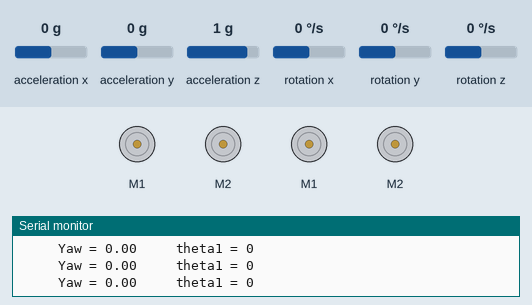
Bench run of a sketch on a simulated Arduino Uno, built with avr-gcc and run on an emulated ATmega328P. Parts: 4 × DC motor (green arrow = forward, orange = backward, longer = faster), the last lines printed to the serial monitor. Inputs (shaded band) come from the test bench; at power-on: rotation z 0 °/s, acceleration x 0 g, acceleration y 0 g, acceleration z 1 g, rotation x 0 °/s, rotation y 0 °/s.

Above: at 1.2 s.
1.3 s: rotation z set to -100 °/s
At 2.9 s:
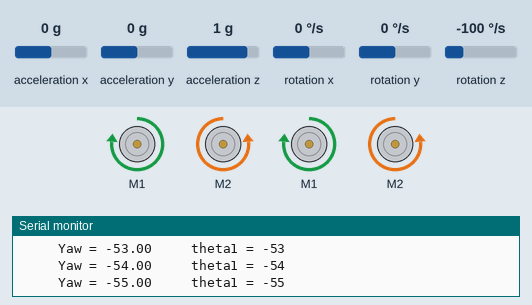
3.5 s: rotation z set to 100 °/s
At 4.87 s:
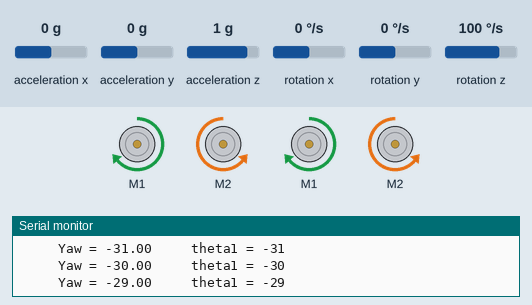
6.5 s: rotation z set to -16 °/s
At 7.3 s:
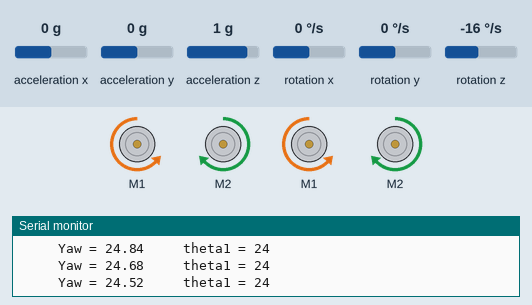
9.5 s: rotation z set to -192 °/s
11.4 s: rotation z set to 100 °/s
At 14.27 s:
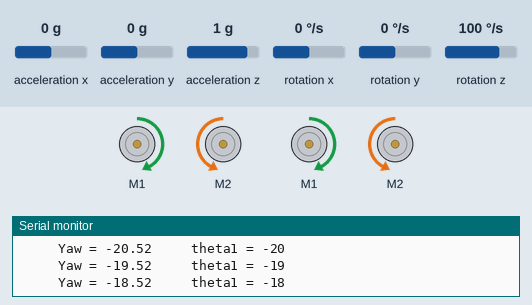
14.4 s: rotation z set to 8 °/s
Timing chart, 0 to 22.3 s (numbered marks = the images above; inputs shaded):
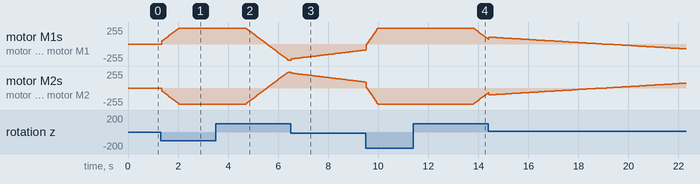

Measured:
- after the input at 1.3 s, motor M1, motor M1: moves from stopped to forward 240/255 over 0.68 s, starting after 0.05 s; motor M2, motor M2: moves from stopped to backward 240/255 over 0.68 s, starting after 0.05 s
- after the input at 3.5 s, motor M1, motor M1: moves from forward 240/255 to backward 240/255 over 1.7 s, starting after 1.2 s; motor M2, motor M2: moves from backward 240/255 to forward 240/255 over 1.7 s, starting after 1.2 s
- after the input at 6.5 s, motor M1, motor M1: moves from backward 240/255 to backward 88/255 over 3.0 s, starting at once; motor M2, motor M2: moves from forward 240/255 to forward 88/255 over 3.0 s, starting at once
- after the input at 11.4 s, motor M1, motor M1: moves from forward 240/255 to forward 68/255 over 0.60 s, starting after 2.4 s; motor M2, motor M2: moves from backward 240/255 to backward 68/255 over 0.60 s, starting after 2.4 s

The sketch:

field_centric.ino
```cpp
#include <PS2X_lib.h>
PS2X ps2x;
#include <Wire.h>
#include <MPU6050.h>
MPU6050 mpu;
unsigned long timer = 0;
float timeStep = 0.01;
float yaw = 0;

#include <SoftwareSerial.h>
#include <SabertoothSimplified.h>

SoftwareSerial SWSerial1(NOT_A_PIN, 10);
SabertoothSimplified ST1(SWSerial1);
SoftwareSerial SWSerial2(NOT_A_PIN, 3);
SabertoothSimplified ST2(SWSerial2);
float R, theta, M, count1 = 0, count2 = 0, count3 = 0, count4 = 0, h = 0, j = 0, k = 0, l = 0, setpoint = 0, pre_error, p, i, d, error, pid, L1, L2, R1, R2, LY, LX, a, b, c, A, B, C, D;
float kp = 0, ki = 0, kd = 0, w = 0, ct, e;
int N, a1, w1, a2, ct1, gr, theta1;
float z1, z2, w2, ls, rs;
int RED, counter1, counter3, counter, counter2, counter4;
int GREEN;
int BLUE, FORWARD, BACKWARD, RIGHT, LEFT, PINK;
void setup() {
  M = ps2x.config_gamepad(9, 7, 6, 8, true, true);
  SWSerial1.begin(9600);

  SWSerial2.begin(9600);

  Serial.begin(115200);
  while (!mpu.begin(MPU6050_SCALE_2000DPS, MPU6050_RANGE_2G)) {
    Serial.println("Could not find a valid MPU6050 sensor, check wiring!");
    delay(500);
  }
  mpu.calibrateGyro();
  mpu.setThreshold(1);
}
void loop() {
  if (error >= 12 && error <= -12) {
    kp = 12.5, kd = 28;
  } else {
    kp = 4, kd = 20;
  }
  timer = millis();
  Vector norm = mpu.readNormalizeGyro();
  yaw = yaw + norm.ZAxis * timeStep;
  delay((timeStep * 1000) - (millis() - timer));


  //  Serial.print("pid ");
  //  Serial.print(pid);
  ps2x.read_gamepad();
  L1 = ps2x.ButtonPressed(PSB_L1);
  R1 = ps2x.ButtonPressed(PSB_R1);
  L2 = ps2x.ButtonPressed(PSB_L2);
  R2 = ps2x.ButtonPressed(PSB_R2);
  LY = ps2x.Analog(PSS_LY);
  LX = ps2x.Analog(PSS_LX);
  RED = ps2x.ButtonPressed(PSB_RED);
  GREEN = ps2x.ButtonPressed(PSB_GREEN);
  BLUE = ps2x.ButtonPressed(PSB_BLUE);
  PINK = ps2x.ButtonPressed(PSB_PINK);
  FORWARD = ps2x.Button(PSB_PAD_UP);
  BACKWARD = ps2x.Button(PSB_PAD_DOWN);
  RIGHT = ps2x.ButtonPressed(PSB_PAD_RIGHT);
  LEFT = ps2x.ButtonPressed(PSB_PAD_LEFT);


  if (BLUE == 1 && gr == 0) {
    gr = 1;
  }
  if (BLUE == 1 && gr == 1) {
    counter4++;
    gr = 0;
  }

  if (counter4 % 2 == 0) {
    if (L1 == 1) {
      setpoint = setpoint + 51.5;
      Serial.print("90");
    } else if (R1 == 1) {
      setpoint = setpoint - 51.5;
      Serial.print("-90");
    } else if (L2 == 1) {
      setpoint = setpoint + 103;
      Serial.print("180");
    } else if (R2 == 1) {
      setpoint = setpoint - 103;
      Serial.print("-180");
    }
  }

  if (counter4 % 2 != 0) {
    if (L1 == 1) {
      setpoint = setpoint + 154.5;
      Serial.print("270");
    } else if (R1 == 1) {
      setpoint = setpoint - 154.5;
      Serial.print("-270");
    } else if (L2 == 1) {
      setpoint = setpoint + 206;
      Serial.print("360");
    } else if (R2 == 1) {
      setpoint = setpoint - 206;
      Serial.print("-360");
    }
  }

  int LY = ps2x.Analog(PSS_LY);
  int LX = ps2x.Analog(PSS_LX);
  int RY = ps2x.Analog(PSS_RY);
  int RX = ps2x.Analog(PSS_RX);


  LY = map(LY, 0, 255, 127, -127);
  LX = map(LX, 0, 255, 127, -127);
  RY = map(RY, 0, 255, 127, -127);
  RX = map(RX, 0, 255, 127, -127);

  if (RX >= -5 && RX <= 5) {
    RX = 0;
  }
  if (RY >= -5 && RY <= 5) {
    RY = 0;
  }


  error = setpoint - yaw;
  p = error;
  i = i + error;
  d = error - pre_error;
  pre_error = error;
  pid = kp * p + ki * i + kd * d;
  pid = constrain(pid, -120, 120);
  R = sqrt((RX * RX) + (RY * RY));
//field centric
  theta = atan2(RY, RX) * 180 / 3.142;
  theta1 = theta + (setpoint + yaw);
  a = R * sin((theta1 - 45) * 3.142 / 180);
  b = R * sin((135 - theta1) * 3.142 / 180);
  c = R * sin((theta1 - 45) * 3.142 / 180);
  e = R * sin((135 - theta1) * 3.142 / 180);


  A = -a + pid;
  B = b - pid;
  C = c + pid;
  D = -e - pid;
  A = constrain(A, -120, 120);
  B = constrain(B, -120, 120);
  C = constrain(C, -120, 120);
  D = constrain(D, -120, 120);
  ST1.motor(1, A);
  ST1.motor(2, B);
  ST2.motor(1, C);
  ST2.motor(2, D);


  Serial.print("     Yaw = ");
  Serial.print(yaw);
  Serial.print("     theta1 = ");
  Serial.println(theta1);
}
```
